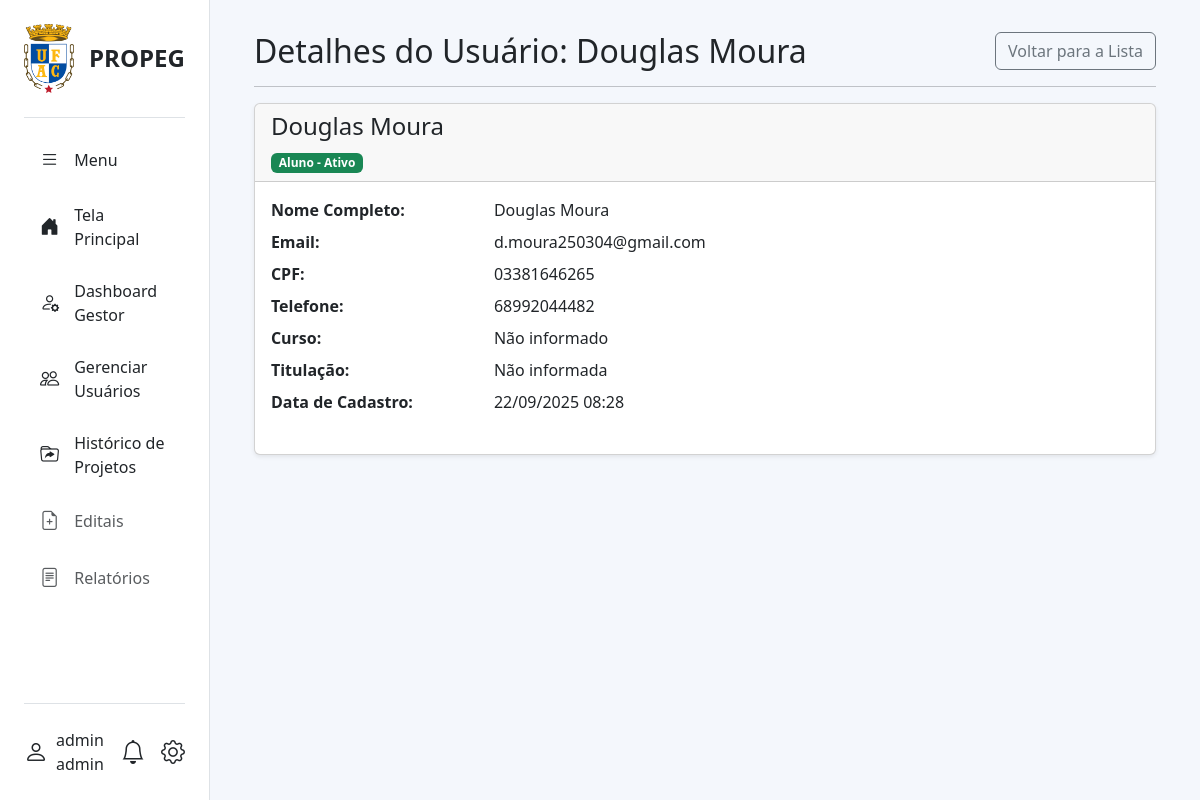
/gestor/usuarios/3/ (signed in), run on an earlier commit of the app's database.
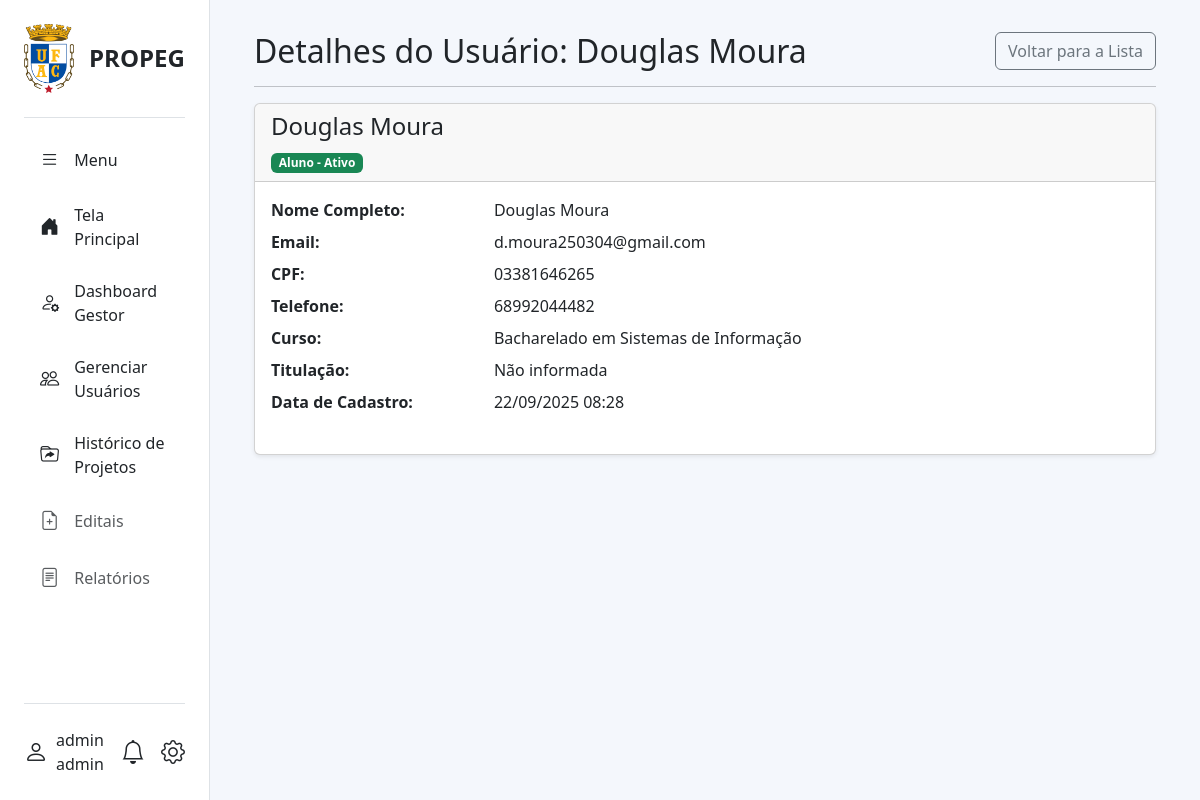
And on a later commit of the database.
### projetos_institucionais/models.py (models this page shows, shortened)
class Usuario(AbstractUser):
    PERFIL_CHOICES = (
        ('coordenador', 'Coordenador'),
        ('aluno', 'Aluno'),
        ('gestor', 'Gestor'),
    )
    STATUS_CHOICES = (
        ('pendente', 'Pendente'),
        ('ativo', 'Ativo'),
        ('inativo', 'Inativo'),
    )
    status = models.CharField(
        max_length=20,
        choices=STATUS_CHOICES,
        default='pendente',
        verbose_name='Status',
    )
    USERNAME_FIELD = 'cpf'
    REQUIRED_FIELDS = ['username', 'first_name', 'last_name', 'email']
    cpf = models.CharField(max_length=14, unique=True, verbose_name="CPF")
    email = models.EmailField(unique=True)
    telefone = models.CharField(max_length=20, blank=True, null=True)
    perfil = models.CharField(max_length=20, choices=PERFIL_CHOICES)
    regime_trabalho = models.CharField(max_length=3, blank=True, null=True, verbose_name="Regime de Trabalho")
    is_active = models.BooleanField(default=False, verbose_name="Ativo", help_text="Marque esta opção para ativar a conta do usuário.")
    curso = models.ForeignKey(
        'CursoGraduacao',
        on_delete=models.SET_NULL,
        null=True,
        blank=True,
        verbose_name="Curso de Graduação",
    )
    endereco = models.OneToOneField(
        'Endereco',
        on_delete=models.SET_NULL,
        null=True,
        blank=True
    )
    titulacao = models.ForeignKey(
        'Titulacao',
        on_delete=models.SET_NULL,
        null=True,
        blank=True,
        verbose_name="Titulação"
    )
    centro_lotacao = models.ForeignKey(
        'CentroLotacao',
        on_delete=models.SET_NULL,
        null=True,
        blank=True,
        verbose_name="Centro de Lotação"
    )
    objects = UsuarioManager()

class CursoGraduacao(models.Model):
    nome = models.CharField(max_length=255)
    centro_lotacao = models.ForeignKey(
        CentroLotacao,
        on_delete=models.PROTECT,
        verbose_name="Centro de Lotação"
    )
    def __str__(self):
        return self.nome
    class Meta:
        verbose_name= "Curso de Graduação"
        verbose_name_plural = "Cursos de Graduação"

### projetos_institucionais/views.py (the view)
# urls.py: path('gestor/usuarios/<int:pk>/', views.usuario_detalhe, name='usuario_detalhe'),
@gestor_required
def usuario_detalhe(request, pk):
    usuario_selecionado = get_object_or_404(Usuario, pk=pk)
    contexto = {
        'usuario_selecionado': usuario_selecionado,
    }
    return render(request, 'projetos_institucionais/usuario_detalhe.html', contexto)

### projetos_institucionais/context_processors.py (called while the page is built)
def unread_notifications_context(request):
    if request.user.is_authenticated:
        unread_count = Notificacao.objects.filter(destinatario=request.user, lida=False).count()
        return {'unread_notifications_count': unread_count}
    return {}

### templates/projetos_institucionais/usuario_detalhe.html (shortened to what this page needs)
{% extends "base2.html" %}
{% block content %}
<div class="container-fluid">
    <div class="d-flex justify-content-between align-items-center mb-3">
        <h2 class="mb-0">Detalhes do Usuário: {{ usuario_selecionado.get_full_name }}</h2>
        <div>
            <a href="{% url 'gerenciar_usuarios' %}" class="btn btn-outline-secondary">Voltar para a Lista</a>
        </div>
    </div>
    <hr>
    <div class="card shadow-sm">
        <div class="card-header">
            <h4>{{ usuario_selecionado.get_full_name }}</h4>
            <span class="badge {% if usuario_selecionado.status == 'ativo' %}bg-success{% elif usuario_selecionado.status == 'pendente' %}bg-warning{% else %}bg-secondary{% endif %}">
                {{ usuario_selecionado.get_perfil_display }} - {{ usuario_selecionado.status.capitalize }}
            </span>
        </div>
        <div class="card-body">
            <dl class="row">
                <dt class="col-sm-3">Nome Completo:</dt>
                <dd class="col-sm-9">{{ usuario_selecionado.first_name }} {{ usuario_selecionado.last_name }}</dd>
                <dt class="col-sm-3">Email:</dt>
                <dd class="col-sm-9">{{ usuario_selecionado.email }}</dd>
                <dt class="col-sm-3">CPF:</dt>
                <dd class="col-sm-9">{{ usuario_selecionado.cpf }}</dd>
                <dt class="col-sm-3">Telefone:</dt>
                <dd class="col-sm-9">{{ usuario_selecionado.telefone|default:"Não informado" }}</dd>
                <dt class="col-sm-3">Curso:</dt>
                <dd class="col-sm-9">{{ usuario_selecionado.curso|default:"Não informado" }}</dd>
                <dt class="col-sm-3">Titulação:</dt>
                <dd class="col-sm-9">{{ usuario_selecionado.titulacao|default:"Não informada" }}</dd>
                <dt class="col-sm-3">Data de Cadastro:</dt>
                <dd class="col-sm-9">{{ usuario_selecionado.date_joined|date:"d/m/Y H:i" }}</dd>
            </dl>
        </div>
    </div>
</div>
{% endblock %}

What changed in the data, as far as the page shows it:
changed Usuario "Douglas Moura": curso "Não informado" → "Bacharelado em Sistemas de Informação"
